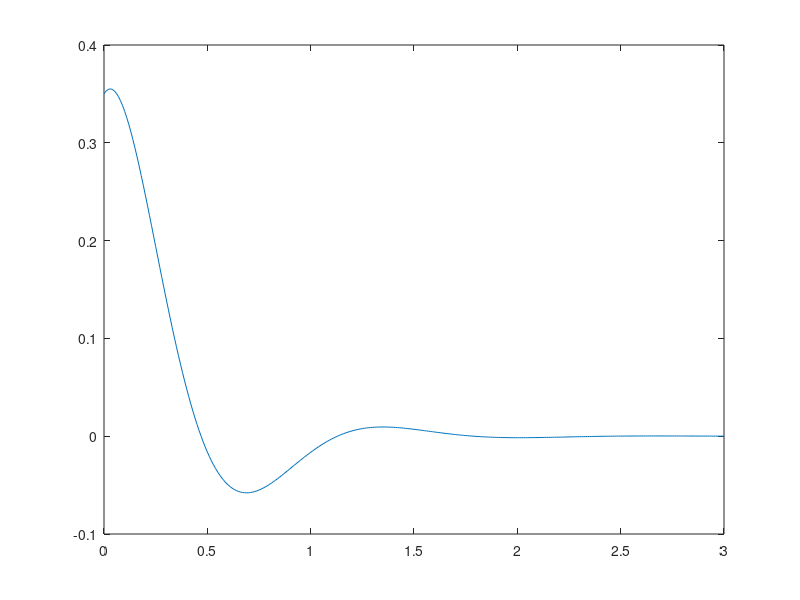

This figure's MATLAB source:
dz = 0.5;
w0 = 5.5;

A = [0 1;
    -w0^2 -2*dz*w0];

sys = ss(A, [0; 0], [1 0], 0);

t = 0:0.01:3;
u = zeros(1, length(t));

x0 = [0.35, 0.35];

x = lsim(sys, u, t, x0);

plot(t, x);